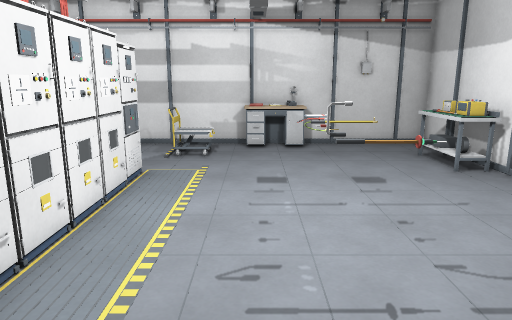
View 1 (above)

14 first-person views from a walk through a level from a Godot 3-D game. The camera is 1.5 m above the floor, tilts 12° down and sees 70° across. The floor is counted in squares, 0.5 m on a side. Each view is taken from the middle of a square. On the plan, view 1 faces up. The plan holds only what a view shows up to about 20 squares ahead; the rest is blank. The place goes on beyond the plan.

View 2
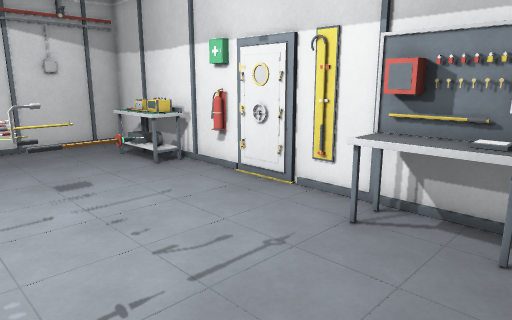

View 3
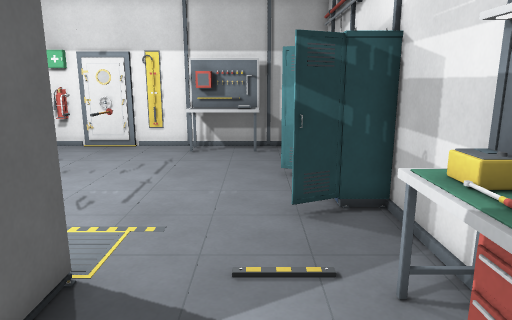

View 4
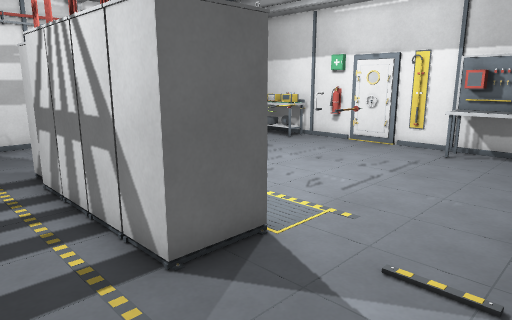

View 5
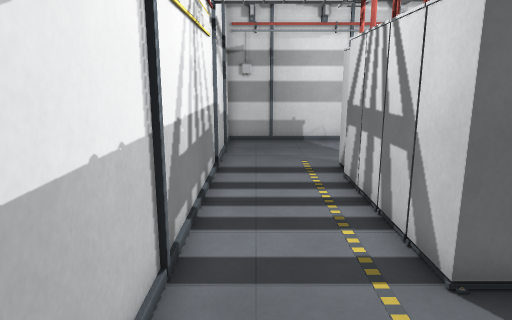

View 6
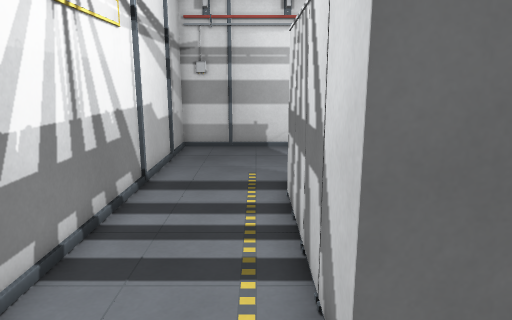

View 7
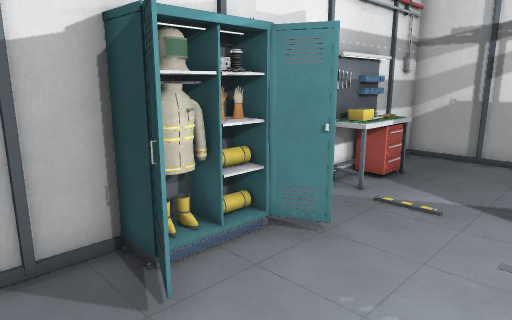

View 8
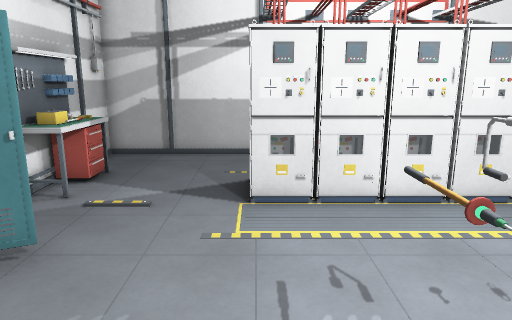

View 9
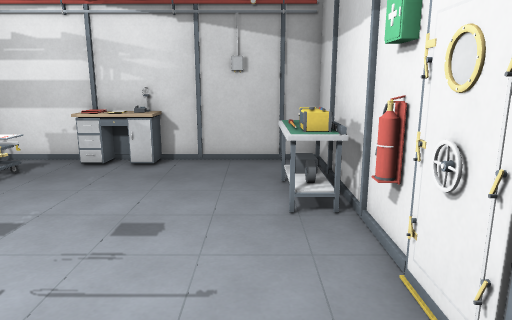

View 10
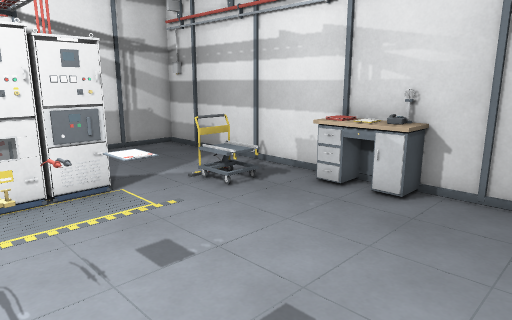

View 11
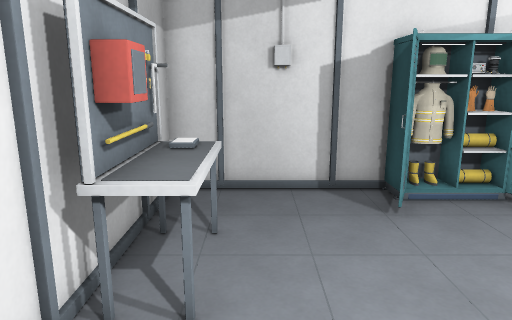

View 12
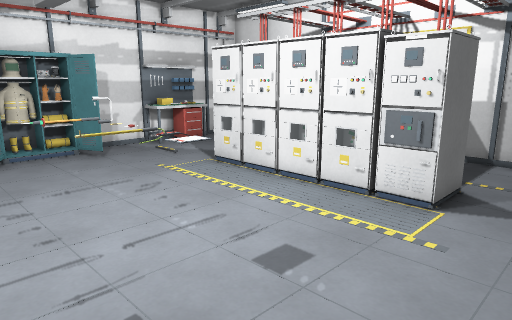

View 13
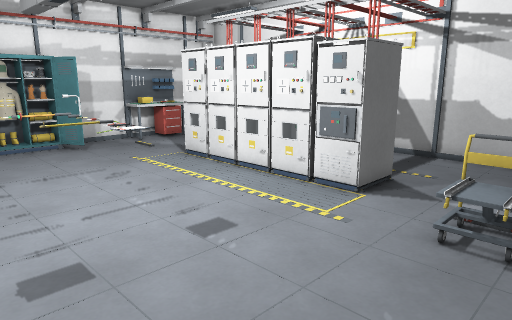

View 14
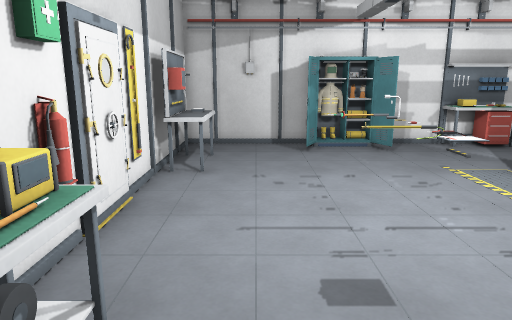

### Floor plan
Key: @ floor where view 1 was taken; # wall or solid block; . floor; D closed door; ^ raised ledge; E desk; T trolley; B bench; H thing the floor can be seen under or through; F fire extinguisher; K keyboard; L locker; O other object.
Columns run from 10 left of view 1 to 9 right of it. Each row starts with its distance up from view 1.
 18 ##########EEE######
 17 #........ EEE.....##
 16 #......OO.........##
 15 #......TO........BB#
 14 #................BB#
 13 #................BB#
 12 #...OOO..........BB#
 11 #...OOO........... #
 10 #...#^#....HH.....F#
  9 #...#^#....HH.....D#
  8 #...#^#....HH.....D
  7 #...#^#....H......D
  6 #...#^#....HHH....##
  5 #...#^#...........##
  4 #...###..........KK#
  3 #................KK#
  2 #................KK#
  1 #................KK#
  0 #........L@..L....##
 -1 #..OOOO..LLLL.....#
 -2 ###OOO####LL#######

Where each view was taken, in squares from view 1:
view 1: 0 up, 0 right, facing up
view 2: 0 up, 0 right, facing up-right
view 3: 1 up, 9 left, facing right
view 4: 1 down, 9 left, facing up-right
view 5: 1 down, 9 left, facing up
view 6: 1 up, 7 left, facing up
view 7: 4 up, 5 right, facing down-left
view 8: 4 up, 5 right, facing left
view 9: 4 up, 6 right, facing up
view 10: 8 up, 6 right, facing up-left
view 11: 8 up, 6 right, facing down
view 12: 15 up, 5 right, facing down-left
view 13: 17 up, 5 right, facing down-left
view 14: 16 up, 5 right, facing down
